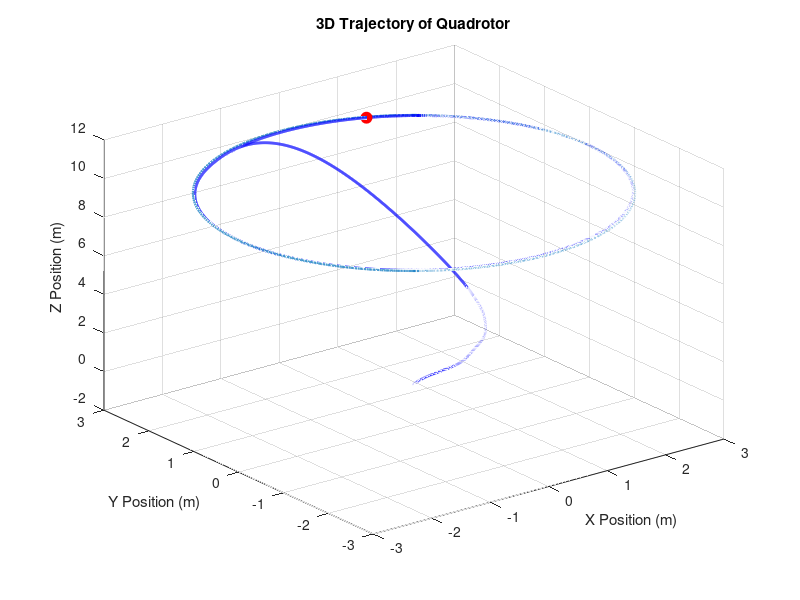

Source code (MATLAB):
function quadrotor_6DOF_control()
    % Simulation parameters
    tspan = [0 200]; % Time span for simulation (seconds)
    
    % Initial conditions: [x, y, z, x_dot, y_dot, z_dot, phi, theta, psi, phi_dot, theta_dot, psi_dot]
    initial_conditions = [0, 0, 0, 0, 0, 0, 0, 0, 0, 0, 0, 0, 0, 0];

    % Solve the differential equations using ode45
    options = odeset('RelTol',1e-3,'AbsTol',1e-16);
    [t, states] = ode45(@quadrotor_dynamics, tspan, initial_conditions, options);

    % Extract the position and angles from the state variables
    x = states(:,1); 
    y = states(:, 2); 
    z = states(:, 3);
    c5 = 3 / 160000;
   c4 = -3 / 3200;
   c3 = 1 / 80;

% Define the trajectory equation

% Define the smooth trajectory equation
  if t <= 20
    zdesired = (t.^3 .* (3*t.^2 - 150*t + 2000)) / 160000;
    zdesired_dot =  (1/160000) * (15*t.^4 - 600*t.^3 + 6000*t.^2);
  else 
    zdesired = 10*ones(size(t));
    zdesired_dot = 0;
  end 

    xref = 3 * cos(0.1 * t);
    yref = 3 * sin(0.1 * t);

    % Set up the figure for animation
    figure;
    grid on;
    hold on;
    xlabel('X Position (m)');
    ylabel('Y Position (m)');
    zlabel('Z Position (m)');
    title('3D Trajectory of Quadrotor');
    %axis equal;
    %axis([-5 5 -5 5 0 20]);
    view(3);

    % Plot the reference trajectory
    plot3(xref, yref, zdesired, '--', 'LineWidth', 1.5);

    % Initialize plot objects for animation
    quadrotor_path = plot3(nan, nan, nan, 'b-', 'LineWidth', 2); % Path
    quadrotor_position = plot3(nan, nan, nan, 'ro', 'MarkerSize', 8, 'MarkerFaceColor', 'r'); % Position

    % Animation loop
   N = 200;  % Target number of frames
indices = round(linspace(1, length(t), N));
for k = indices
    set(quadrotor_path, 'XData', x(1:k), 'YData', y(1:k), 'ZData', z(1:k));
    set(quadrotor_position, 'XData', x(k), 'YData', y(k), 'ZData', z(k));
    pause(7 / N);  % Ensures the entire animation completes in 5 seconds
end
    hold off;
end
function dXdt = quadrotor_dynamics(t, X)
    % Quadrotor Parameters
    m = 2.1;   % Mass of the quadrotor (kg)
    g = 9.81;  % Gravitational acceleration (m/s^2)
    Ixx = 0.107; Iyy = 0.2; Izz = 0.226; % Moment of inertia (kg*m^2)
    k_f = 2.98*10^-6; k_m = 1.14*10^-7;
    l1 = 0.35;l2 = 0.56;
    kp_m = 300; ki_m = 5;
    w_des_history = [];
    % Extract state variables (corrected indexing)
    x = X(1); y = X(2); z = X(3); 
    x_dot = X(4); y_dot = X(5); z_dot = X(6);
    phi = X(7); theta = X(8); psi = X(9); 
    phi_dot = X(10); theta_dot = X(11); psi_dot = X(12);
   % xref = X(15); yref = X(16);
    
    % Desired States
    % Define the coefficients
c5 = 3 / 160000;
c4 = -3 / 3200;
c3 = 1 / 80;

% Define the trajectory equation

% Define the smooth trajectory equation
  if t <= 20
    zdesired = (t.^3 .* (3*t.^2 - 150*t + 2000)) / 160000;
    zdesired_dot =  (1/160000) * (15*t.^4 - 600*t.^3 + 6000*t.^2);
  else 
    zdesired = 10;
    zdesired_dot = 0;
  end 

    %zdesired =  c5 * t.^5 + c4 * t.^4 + c3 * t.^3;
    %zdesired_dot = 5*c5*t^4 + 4*c4*t^3 + 3*c3*t^2;
    %zdesired = 10; 
    xref = 3*cos(0.1*t);
    yref = 3*sin(0.1*t);
    %phi_ref = 0; theta_ref = 0; 
    psi_ref = 0;
    xref_dot =  -0.3*sin(0.1*t);
    yref_dot = 0.3*cos(0.1*t);
    xref_ddot = -0.03*cos(0.1*t);                                          % 
    yref_ddot = -0.03*sin(0.1*t);
    xref_dddot = 0.003*sin(0.1*t);
    yref_dddot = -0.003*cos(0.1*t);
    %zdesired_dot = 0;
   % Control Gains for PID
  k_p_pos_z = 193.0297; k_p_ang_phi = 380.8515;
  k_d_pos_z = 120.0335; k_d_ang_phi = 150.4867;
  k_p_pos_y = 0.1000; k_p_ang_theta = 400.4488;
  k_d_pos_y = 0.7000; k_d_ang_theta = 100.0240;
  k_p_pos_x = 0.1200; k_p_ang_psi = 100.1353;
  k_d_pos_x = 0.3004; k_d_ang_psi = 280.7893;

 

    xddot = 0;
    yddot =0;
    xe = k_p_pos_x*(xref - x) + k_d_pos_x*(xref_dot - x_dot);
    ye = k_p_pos_y*(yref - y) + k_d_pos_y*(yref_dot - y_dot);
    xe_dot =  k_p_pos_x*(xref_dot - x_dot) + k_d_pos_x*(xref_ddot - xddot);
    ye_dot = k_p_pos_y*(yref_dot - y_dot) + k_d_pos_y*(yref_ddot - yddot);

    phi_ref = (xe*sin(psi)  - ye*cos(psi));
    theta_ref = (xe*cos(psi) + ye*sin(psi));
    
    phi_ref_dot = (xe_dot*sin(psi)  - ye_dot*cos(psi));
    theta_ref_dot = (xe_dot*cos(psi) + ye_dot*sin(psi));
  


 

    % Hovering motor speed
    w_lift = k_p_pos_z*(zdesired - z) + k_d_pos_z*(zdesired_dot - z_dot);
    w_phi = k_p_ang_phi*(phi_ref - phi) + k_d_ang_phi*(phi_ref_dot - phi_dot);
    w_theta = k_p_ang_theta*(theta_ref - theta) + k_d_ang_theta*(theta_ref_dot - theta_dot);
    w_psi = k_p_ang_psi*(psi_ref - psi) + k_d_ang_psi*(0 - psi_dot);
    w_h = sqrt((m*g)/(4*k_f));

    % Rotor speeds calculation
    w = [0;0;0;0];
    %max_motor_speed = 1500; % Set a realistic maximum motor speed
    %min_motor_speed = 0;    % Set a minimum motor speed (usually zero)

    w1_des =  w_h + w_lift - w_phi + w_theta - w_psi;                     % [1 -1 1 -1]*[w_h + w_lift;w_phi;w_theta;w_psi];
    w2_des =  w_h + w_lift + w_phi + w_theta + w_psi;                        %[1 1 1 1]*[w_h + w_lift;w_phi;w_theta;w_psi];
    w3_des =  w_h + w_lift + w_phi - w_theta - w_psi;                        %[1 1 -1 -1]*[w_h + w_lift;w_phi;w_theta;w_psi];
    w4_des =  w_h + w_lift - w_phi - w_theta + w_psi;                        %[1 -1 -1 1]*[w_h + w_lift;w_phi;w_theta;w_psi];
    w_des = [w1_des; w2_des; w3_des; w4_des];
    w_des_history = [w_des_history,w_des];
   
    % Forces 
    F1  = k_f*w1_des^2;
    F2  = k_f*w2_des^2;
    F3  = k_f*w3_des^2;
    F4  = k_f*w4_des^2;
    F_z = F1 + F2 + F3 + F4;
   % moments
    
    M1  = k_m*w1_des^2;
    M2  = k_m*w2_des^2;
    M3  = k_m*w3_des^2;
    M4  = k_m*w4_des^2;


    % Torques
    T_x = ((F3 + F2) - (F1 + F4))*l1;   % Roll motion
    T_y = ((F1 + F2) - (F3 + F4))*l2;   % Pitch motion
    T_z = (M2 + M4 - M1 - M3); % Yaw motion


   T = [T_x;T_y;T_z];

   R  = [cos(theta)*cos(psi)   sin(phi)*cos(theta)*cos(psi)-cos(phi)*sin(psi)    cos(phi)*sin(theta)*cos(psi)-sin(theta)*sin(psi); cos(theta)*sin(psi)   sin(phi)*sin(theta)*sin(psi)-cos(phi)*cos(psi)    cos(phi)*sin(theta)*sin(psi)-sin(phi)*cos(psi);-sin(theta)   sin(phi)*cos(theta)   cos(phi)*cos(theta)];
   
   %[r_dot;p_dot;s_dot] = R.*[phi_dot; theta_dot; psi_dot];
   P1 = [1,sin(phi)*tan(theta),cos(phi)*tan(theta); 0,cos(phi),-sin(phi); 0,-sin(phi)/cos(theta),cos(phi)/cos(theta)];
   %P = [1,0,cos(theta);0,cos(phi),sin(phi)*cos(theta);0,-sin(phi),cos(phi)*cos(theta)];
   P = [1 , 0, -sin(theta); 0, cos(phi), cos(theta)*sin(phi); 0, -sin(phi), cos(theta)*cos(phi)];
   I = P*[phi_dot; theta_dot; psi_dot];
   r_dot = I(1,:);
   p_dot = I(2,:);
   s_dot = I(3,:);

   x_ddot = (s_dot*y_dot - p_dot*z_dot + g*sin(theta))-(0.25*x_dot)/m;                                                            
   y_ddot = r_dot*z_dot - s_dot*x_dot - g*sin(phi)*cos(theta) - (0.25*y_dot)/m;                                                   
   z_ddot = (F_z/m) + p_dot*x_dot - r_dot*y_dot - g*cos(phi)*cos(theta) - (0.25*z_dot)/m;                    
  
    % Accelerations
    %z_ddot = F_z/m - g;
    r_ddot =  (T_x + Izz*p_dot*s_dot - Iyy*p_dot*s_dot)/Ixx;
    p_ddot =  (T_y + Ixx*r_dot*s_dot - Izz*r_dot*s_dot)/Iyy;
    s_ddot =  (T_z + Iyy*p_dot*r_dot - Ixx*p_dot*r_dot)/Izz;

    B = P1*[r_ddot;p_dot;s_dot];
    phi_dot = B(1);
    theta_dot = B(2);
    psi_dot = B (3);
    % Return state derivatives
    dXdt = [x_dot; y_dot; z_dot; x_ddot; y_ddot; z_ddot; phi_dot; theta_dot; psi_dot; r_ddot; p_ddot; s_ddot; phi_ref_dot; theta_ref_dot];
end 
